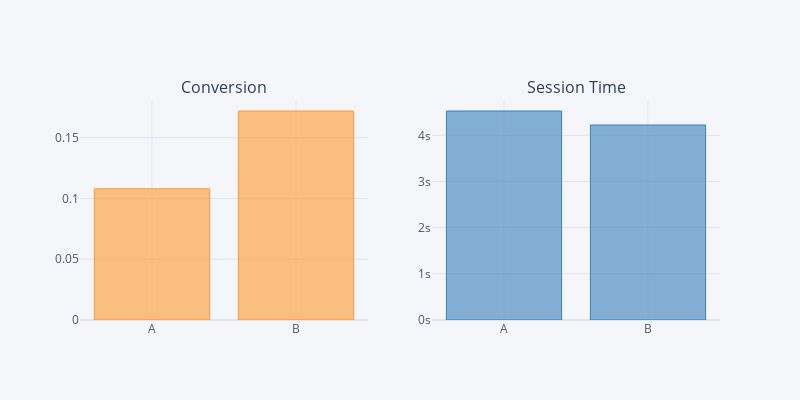

The cell this chart's notebook holds for it:
### Markdown cell above
### What Are The Average Values per Landing Page?

Let's visualize the average conversion rate and session time for each landing page.

### Code cell
fig = df.groupby('Landing Page')[['Conversion','Session Time']].mean().iplot(asFigure=True, kind='bar', 
  subplots=True, subplot_titles=True, 
        legend=False)

fig.layout.height = 400
fig.layout.width = 800
fig.layout.template = 'plotly'

fig.layout.yaxis2.ticksuffix = 's'

fig.show()

### Figure 1 — Plotly figure (JSON) as saved in the notebook; plotly's stock layout.template omitted (floating-point values rounded to 4 significant figures)
{"data": [{"marker": {"color": "rgba(255, 153, 51, 0.6)", "line": {"color": "rgba(255, 153, 51, 1.0)", "width": 1}}, "name": "Conversion", "orientation": "v", "text": "", "type": "bar", "x": ["A", "B"], "xaxis": "x", "y": [0.108, 0.172], "yaxis": "y"}, {"marker": {"color": "rgba(55, 128, 191, 0.6)", "line": {"color": "rgba(55, 128, 191, 1.0)", "width": 1}}, "name": "Session Time", "orientation": "v", "text": "", "type": "bar", "x": ["A", "B"], "xaxis": "x2", "y": [4.528, 4.225], "yaxis": "y2"}], "layout": {"annotations": [{"font": {"size": 16}, "showarrow": false, "text": "Conversion", "x": 0.225, "xanchor": "center", "xref": "paper", "y": 1, "yanchor": "bottom", "yref": "paper"}, {"font": {"size": 16}, "showarrow": false, "text": "Session Time", "x": 0.775, "xanchor": "center", "xref": "paper", "y": 1, "yanchor": "bottom", "yref": "paper"}], "height": 400, "legend": {"bgcolor": "#F5F6F9", "font": {"color": "#4D5663"}}, "paper_bgcolor": "#F5F6F9", "plot_bgcolor": "#F5F6F9", "showlegend": false, "title": {"font": {"color": "#4D5663"}}, "width": 800, "xaxis": {"anchor": "y", "domain": [0, 0.45], "gridcolor": "#E1E5ED", "showgrid": true, "tickfont": {"color": "#4D5663"}, "title": {"font": {"color": "#4D5663"}, "text": ""}, "zerolinecolor": "#E1E5ED"}, "xaxis2": {"anchor": "y2", "domain": [0.55, 1], "gridcolor": "#E1E5ED", "showgrid": true, "tickfont": {"color": "#4D5663"}, "title": {"font": {"color": "#4D5663"}, "text": ""}, "zerolinecolor": "#E1E5ED"}, "yaxis": {"anchor": "x", "domain": [0, 1], "gridcolor": "#E1E5ED", "showgrid": true, "tickfont": {"color": "#4D5663"}, "title": {"font": {"color": "#4D5663"}, "text": ""}, "zerolinecolor": "#E1E5ED"}, "yaxis2": {"anchor": "x2", "domain": [0, 1], "gridcolor": "#E1E5ED", "showgrid": true, "tickfont": {"color": "#4D5663"}, "ticksuffix": "s", "title": {"font": {"color": "#4D5663"}, "text": ""}, "zerolinecolor": "#E1E5ED"}}}
